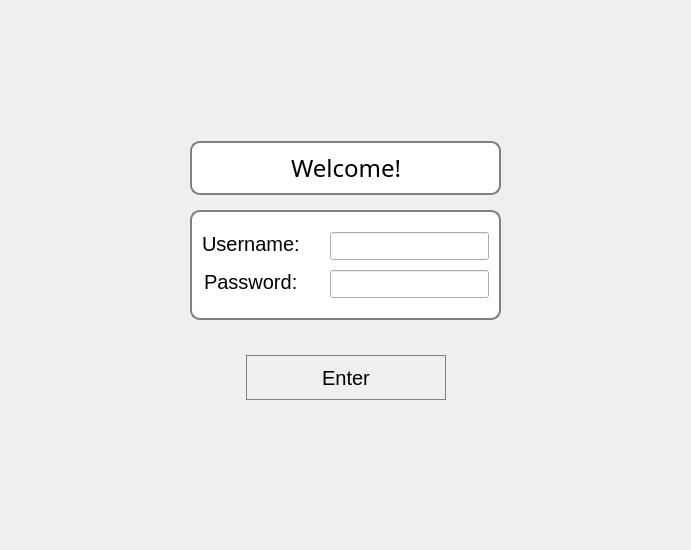
<?xml version="1.0" encoding="UTF-8"?>
<ui version="4.0">
 <class>MainWindow</class>
 <widget class="QMainWindow" name="MainWindow">
  <property name="geometry">
   <rect>
    <x>0</x>
    <y>0</y>
    <width>691</width>
    <height>550</height>
   </rect>
  </property>
  <property name="minimumSize">
   <size>
    <width>691</width>
    <height>550</height>
   </size>
  </property>
  <property name="maximumSize">
   <size>
    <width>691</width>
    <height>550</height>
   </size>
  </property>
  <property name="windowTitle">
   <string>MainWindow</string>
  </property>
  <property name="styleSheet">
   <string notr="true"/>
  </property>
  <widget class="QWidget" name="centralwidget">
   <property name="styleSheet">
    <string notr="true">#centralwidget{
border-image: url(:/new/prefix1/hercules-hall-surrounded-by-greenery-sunlight-daytime-munich-germany.jpg);
}</string>
   </property>
   <layout class="QGridLayout" name="gridLayout">
    <property name="verticalSpacing">
     <number>15</number>
    </property>
    <item row="2" column="2">
     <spacer name="horizontalSpacer_6">
      <property name="orientation">
       <enum>Qt::Horizontal</enum>
      </property>
      <property name="sizeHint" stdset="0">
       <size>
        <width>40</width>
        <height>20</height>
       </size>
      </property>
     </spacer>
    </item>
    <item row="2" column="0">
     <spacer name="horizontalSpacer_5">
      <property name="orientation">
       <enum>Qt::Horizontal</enum>
      </property>
      <property name="sizeHint" stdset="0">
       <size>
        <width>40</width>
        <height>20</height>
       </size>
      </property>
     </spacer>
    </item>
    <item row="3" column="1">
     <widget class="QFrame" name="horizontalFrame">
      <layout class="QHBoxLayout" name="horizontalLayout" stretch="0,0,0">
       <property name="spacing">
        <number>10</number>
       </property>
       <property name="sizeConstraint">
        <enum>QLayout::SetMaximumSize</enum>
       </property>
       <property name="leftMargin">
        <number>10</number>
       </property>
       <property name="topMargin">
        <number>20</number>
       </property>
       <property name="rightMargin">
        <number>10</number>
       </property>
       <property name="bottomMargin">
        <number>10</number>
       </property>
       <item>
        <spacer name="horizontalSpacer_2">
         <property name="orientation">
          <enum>Qt::Horizontal</enum>
         </property>
         <property name="sizeHint" stdset="0">
          <size>
           <width>40</width>
           <height>20</height>
          </size>
         </property>
        </spacer>
       </item>
       <item>
        <widget class="QPushButton" name="pushButton">
         <property name="enabled">
          <bool>true</bool>
         </property>
         <property name="sizePolicy">
          <sizepolicy hsizetype="Minimum" vsizetype="Fixed">
           <horstretch>20</horstretch>
           <verstretch>20</verstretch>
          </sizepolicy>
         </property>
         <property name="minimumSize">
          <size>
           <width>0</width>
           <height>45</height>
          </size>
         </property>
         <property name="maximumSize">
          <size>
           <width>200</width>
           <height>16777215</height>
          </size>
         </property>
         <property name="font">
          <font>
           <pointsize>15</pointsize>
          </font>
         </property>
         <property name="focusPolicy">
          <enum>Qt::WheelFocus</enum>
         </property>
         <property name="styleSheet">
          <string notr="true">border - radius : 50px ;
border-top-color: rgb(0, 0, 0);
border : 1px solid grey ;</string>
         </property>
         <property name="text">
          <string>Enter</string>
         </property>
        </widget>
       </item>
       <item>
        <spacer name="horizontalSpacer">
         <property name="orientation">
          <enum>Qt::Horizontal</enum>
         </property>
         <property name="sizeHint" stdset="0">
          <size>
           <width>40</width>
           <height>20</height>
          </size>
         </property>
        </spacer>
       </item>
      </layout>
     </widget>
    </item>
    <item row="4" column="1">
     <spacer name="verticalSpacer">
      <property name="orientation">
       <enum>Qt::Vertical</enum>
      </property>
      <property name="sizeHint" stdset="0">
       <size>
        <width>20</width>
        <height>40</height>
       </size>
      </property>
     </spacer>
    </item>
    <item row="0" column="1">
     <spacer name="verticalSpacer_2">
      <property name="orientation">
       <enum>Qt::Vertical</enum>
      </property>
      <property name="sizeHint" stdset="0">
       <size>
        <width>20</width>
        <height>60</height>
       </size>
      </property>
     </spacer>
    </item>
    <item row="2" column="1">
     <widget class="QFrame" name="formFrame">
      <property name="styleSheet">
       <string notr="true">#formFrame{background-color: rgb(255, 255, 255);
border-radius:10px;
border : 1.5px solid grey ;
}</string>
      </property>
      <layout class="QFormLayout" name="formLayout">
       <property name="labelAlignment">
        <set>Qt::AlignBottom|Qt::AlignHCenter</set>
       </property>
       <property name="formAlignment">
        <set>Qt::AlignCenter</set>
       </property>
       <property name="horizontalSpacing">
        <number>30</number>
       </property>
       <property name="verticalSpacing">
        <number>10</number>
       </property>
       <property name="leftMargin">
        <number>10</number>
       </property>
       <property name="topMargin">
        <number>20</number>
       </property>
       <property name="rightMargin">
        <number>10</number>
       </property>
       <property name="bottomMargin">
        <number>20</number>
       </property>
       <item row="0" column="0">
        <widget class="QLabel" name="label">
         <property name="sizePolicy">
          <sizepolicy hsizetype="Fixed" vsizetype="Fixed">
           <horstretch>0</horstretch>
           <verstretch>0</verstretch>
          </sizepolicy>
         </property>
         <property name="font">
          <font>
           <pointsize>15</pointsize>
          </font>
         </property>
         <property name="text">
          <string>Username:</string>
         </property>
        </widget>
       </item>
       <item row="0" column="1">
        <widget class="QLineEdit" name="lineEdit">
         <property name="sizePolicy">
          <sizepolicy hsizetype="Preferred" vsizetype="Fixed">
           <horstretch>0</horstretch>
           <verstretch>0</verstretch>
          </sizepolicy>
         </property>
         <property name="font">
          <font>
           <pointsize>13</pointsize>
          </font>
         </property>
        </widget>
       </item>
       <item row="1" column="0">
        <widget class="QLabel" name="label_2">
         <property name="sizePolicy">
          <sizepolicy hsizetype="Fixed" vsizetype="Fixed">
           <horstretch>0</horstretch>
           <verstretch>0</verstretch>
          </sizepolicy>
         </property>
         <property name="font">
          <font>
           <pointsize>15</pointsize>
          </font>
         </property>
         <property name="text">
          <string>Password:</string>
         </property>
        </widget>
       </item>
       <item row="1" column="1">
        <widget class="QLineEdit" name="lineEdit_2">
         <property name="sizePolicy">
          <sizepolicy hsizetype="Preferred" vsizetype="Fixed">
           <horstretch>0</horstretch>
           <verstretch>0</verstretch>
          </sizepolicy>
         </property>
         <property name="font">
          <font>
           <pointsize>13</pointsize>
          </font>
         </property>
        </widget>
       </item>
      </layout>
     </widget>
    </item>
    <item row="1" column="1" alignment="Qt::AlignTop">
     <widget class="QWidget" name="welcomelayout" native="true">
      <property name="styleSheet">
       <string notr="true">#welcomelayout
{
	background-color: rgb(255, 255, 255);
	border-radius:10px;

border : 1.5px solid grey ;
}</string>
      </property>
      <layout class="QHBoxLayout" name="horizontalLayout_2" stretch="0,0,0">
       <property name="spacing">
        <number>10</number>
       </property>
       <property name="leftMargin">
        <number>10</number>
       </property>
       <property name="topMargin">
        <number>10</number>
       </property>
       <property name="rightMargin">
        <number>10</number>
       </property>
       <property name="bottomMargin">
        <number>10</number>
       </property>
       <item>
        <spacer name="horizontalSpacer_3">
         <property name="orientation">
          <enum>Qt::Horizontal</enum>
         </property>
         <property name="sizeHint" stdset="0">
          <size>
           <width>40</width>
           <height>20</height>
          </size>
         </property>
        </spacer>
       </item>
       <item>
        <widget class="QLabel" name="label_3">
         <property name="font">
          <font>
           <family>Bahnschrift SemiLight</family>
           <pointsize>18</pointsize>
           <weight>50</weight>
           <italic>false</italic>
           <bold>false</bold>
          </font>
         </property>
         <property name="styleSheet">
          <string notr="true">color: rgb(0, 0, 0);
font: 18pt &quot;Bahnschrift SemiLight&quot;;
border-radius : 5px ;
</string>
         </property>
         <property name="text">
          <string>Welcome!</string>
         </property>
        </widget>
       </item>
       <item>
        <spacer name="horizontalSpacer_4">
         <property name="orientation">
          <enum>Qt::Horizontal</enum>
         </property>
         <property name="sizeHint" stdset="0">
          <size>
           <width>40</width>
           <height>20</height>
          </size>
         </property>
        </spacer>
       </item>
      </layout>
     </widget>
    </item>
   </layout>
  </widget>
  <widget class="QMenuBar" name="menubar">
   <property name="geometry">
    <rect>
     <x>0</x>
     <y>0</y>
     <width>691</width>
     <height>20</height>
    </rect>
   </property>
  </widget>
 </widget>
 <resources/>
 <connections/>
</ui>
